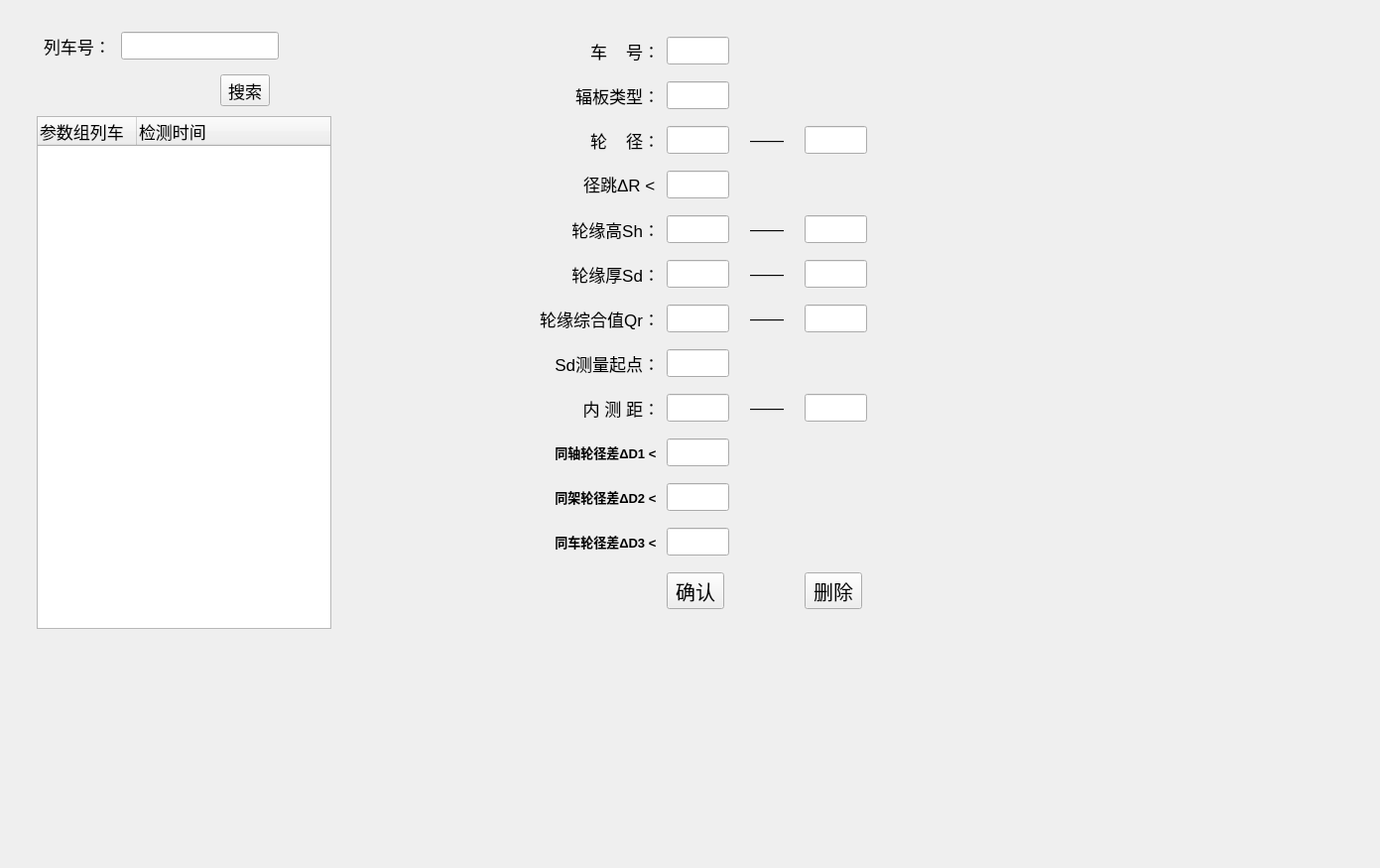
<?xml version="1.0" encoding="UTF-8"?>
<ui version="4.0">
 <class>DlgUserParaStat</class>
 <widget class="QDialog" name="DlgUserParaStat">
  <property name="geometry">
   <rect>
    <x>0</x>
    <y>0</y>
    <width>1391</width>
    <height>875</height>
   </rect>
  </property>
  <property name="windowTitle">
   <string>Dialog</string>
  </property>
  <widget class="QWidget" name="horizontalLayoutWidget">
   <property name="geometry">
    <rect>
     <x>30</x>
     <y>20</y>
     <width>1041</width>
     <height>621</height>
    </rect>
   </property>
   <layout class="QHBoxLayout" name="mainLayout" stretch="3,7">
    <item>
     <layout class="QVBoxLayout" name="verticalLayout">
      <property name="spacing">
       <number>10</number>
      </property>
      <property name="leftMargin">
       <number>7</number>
      </property>
      <property name="topMargin">
       <number>7</number>
      </property>
      <property name="rightMargin">
       <number>7</number>
      </property>
      <property name="bottomMargin">
       <number>7</number>
      </property>
      <item>
       <layout class="QHBoxLayout" name="horizontalLayout">
        <property name="leftMargin">
         <number>7</number>
        </property>
        <property name="topMargin">
         <number>5</number>
        </property>
        <property name="rightMargin">
         <number>7</number>
        </property>
        <property name="bottomMargin">
         <number>5</number>
        </property>
        <item>
         <widget class="QLabel" name="label_6">
          <property name="font">
           <font>
            <pointsize>13</pointsize>
           </font>
          </property>
          <property name="text">
           <string>列车号：</string>
          </property>
         </widget>
        </item>
        <item>
         <widget class="QLineEdit" name="txtSearchTrain">
          <property name="font">
           <font>
            <pointsize>13</pointsize>
           </font>
          </property>
         </widget>
        </item>
        <item>
         <spacer name="horizontalSpacer_4">
          <property name="orientation">
           <enum>Qt::Horizontal</enum>
          </property>
          <property name="sizeHint" stdset="0">
           <size>
            <width>40</width>
            <height>20</height>
           </size>
          </property>
         </spacer>
        </item>
       </layout>
      </item>
      <item>
       <layout class="QHBoxLayout" name="horizontalLayout_2" stretch="3,1,1">
        <item>
         <spacer name="horizontalSpacer">
          <property name="orientation">
           <enum>Qt::Horizontal</enum>
          </property>
          <property name="sizeHint" stdset="0">
           <size>
            <width>40</width>
            <height>20</height>
           </size>
          </property>
         </spacer>
        </item>
        <item>
         <widget class="QToolButton" name="btnSearch">
          <property name="font">
           <font>
            <family>楷体</family>
            <pointsize>13</pointsize>
           </font>
          </property>
          <property name="text">
           <string>搜索</string>
          </property>
          <property name="icon">
           <iconset resource="../images.qrc">
            <normaloff>:/images/search.png</normaloff>:/images/search.png</iconset>
          </property>
          <property name="toolButtonStyle">
           <enum>Qt::ToolButtonTextBesideIcon</enum>
          </property>
         </widget>
        </item>
        <item>
         <spacer name="horizontalSpacer_3">
          <property name="orientation">
           <enum>Qt::Horizontal</enum>
          </property>
          <property name="sizeHint" stdset="0">
           <size>
            <width>40</width>
            <height>20</height>
           </size>
          </property>
         </spacer>
        </item>
       </layout>
      </item>
      <item>
       <widget class="QTreeWidget" name="treeWidget">
        <property name="font">
         <font>
          <family>楷体</family>
          <pointsize>13</pointsize>
         </font>
        </property>
        <column>
         <property name="text">
          <string>参数组列车</string>
         </property>
        </column>
        <column>
         <property name="text">
          <string>检测时间</string>
         </property>
        </column>
       </widget>
      </item>
     </layout>
    </item>
    <item>
     <layout class="QGridLayout" name="gridLayout" rowstretch="1,1,1,1,1,1,1,1,1,1,1,1,3" columnstretch="3,1,1,1,1,3">
      <property name="sizeConstraint">
       <enum>QLayout::SetFixedSize</enum>
      </property>
      <property name="leftMargin">
       <number>10</number>
      </property>
      <property name="topMargin">
       <number>10</number>
      </property>
      <property name="rightMargin">
       <number>10</number>
      </property>
      <property name="bottomMargin">
       <number>15</number>
      </property>
      <property name="horizontalSpacing">
       <number>7</number>
      </property>
      <property name="verticalSpacing">
       <number>10</number>
      </property>
      <item row="4" column="2">
       <widget class="QLineEdit" name="txtShMin">
        <property name="font">
         <font>
          <pointsize>13</pointsize>
         </font>
        </property>
        <property name="focusPolicy">
         <enum>Qt::NoFocus</enum>
        </property>
       </widget>
      </item>
      <item row="9" column="2">
       <widget class="QLineEdit" name="txtD1">
        <property name="font">
         <font>
          <pointsize>13</pointsize>
         </font>
        </property>
        <property name="focusPolicy">
         <enum>Qt::NoFocus</enum>
        </property>
       </widget>
      </item>
      <item row="12" column="2">
       <widget class="QToolButton" name="btnOK">
        <property name="font">
         <font>
          <family>楷体</family>
          <pointsize>15</pointsize>
         </font>
        </property>
        <property name="text">
         <string>确认</string>
        </property>
        <property name="icon">
         <iconset resource="../images.qrc">
          <normaloff>:/images/OK.png</normaloff>:/images/OK.png</iconset>
        </property>
        <property name="toolButtonStyle">
         <enum>Qt::ToolButtonTextBesideIcon</enum>
        </property>
       </widget>
      </item>
      <item row="6" column="2">
       <widget class="QLineEdit" name="txtQrMin">
        <property name="font">
         <font>
          <pointsize>13</pointsize>
         </font>
        </property>
        <property name="focusPolicy">
         <enum>Qt::NoFocus</enum>
        </property>
       </widget>
      </item>
      <item row="1" column="1">
       <widget class="QLabel" name="label_17">
        <property name="font">
         <font>
          <pointsize>13</pointsize>
         </font>
        </property>
        <property name="text">
         <string>辐板类型：</string>
        </property>
        <property name="alignment">
         <set>Qt::AlignRight|Qt::AlignTrailing|Qt::AlignVCenter</set>
        </property>
       </widget>
      </item>
      <item row="8" column="2">
       <widget class="QLineEdit" name="txtInLengthMin">
        <property name="font">
         <font>
          <pointsize>13</pointsize>
         </font>
        </property>
        <property name="focusPolicy">
         <enum>Qt::NoFocus</enum>
        </property>
       </widget>
      </item>
      <item row="10" column="2">
       <widget class="QLineEdit" name="txtD2">
        <property name="font">
         <font>
          <pointsize>13</pointsize>
         </font>
        </property>
        <property name="focusPolicy">
         <enum>Qt::NoFocus</enum>
        </property>
       </widget>
      </item>
      <item row="3" column="2">
       <widget class="QLineEdit" name="txtRJump">
        <property name="font">
         <font>
          <pointsize>13</pointsize>
         </font>
        </property>
        <property name="focusPolicy">
         <enum>Qt::NoFocus</enum>
        </property>
       </widget>
      </item>
      <item row="4" column="4">
       <widget class="QLineEdit" name="txtShMax">
        <property name="font">
         <font>
          <pointsize>13</pointsize>
         </font>
        </property>
        <property name="focusPolicy">
         <enum>Qt::NoFocus</enum>
        </property>
       </widget>
      </item>
      <item row="5" column="4">
       <widget class="QLineEdit" name="txtSdMax">
        <property name="font">
         <font>
          <pointsize>13</pointsize>
         </font>
        </property>
        <property name="focusPolicy">
         <enum>Qt::NoFocus</enum>
        </property>
       </widget>
      </item>
      <item row="8" column="4">
       <widget class="QLineEdit" name="txtInLengthMax">
        <property name="font">
         <font>
          <pointsize>13</pointsize>
         </font>
        </property>
        <property name="focusPolicy">
         <enum>Qt::NoFocus</enum>
        </property>
       </widget>
      </item>
      <item row="6" column="4">
       <widget class="QLineEdit" name="txtQrMax">
        <property name="font">
         <font>
          <pointsize>13</pointsize>
         </font>
        </property>
        <property name="focusPolicy">
         <enum>Qt::NoFocus</enum>
        </property>
       </widget>
      </item>
      <item row="8" column="1">
       <widget class="QLabel" name="label_15">
        <property name="font">
         <font>
          <pointsize>13</pointsize>
         </font>
        </property>
        <property name="text">
         <string>内 测 距：</string>
        </property>
        <property name="alignment">
         <set>Qt::AlignRight|Qt::AlignTrailing|Qt::AlignVCenter</set>
        </property>
       </widget>
      </item>
      <item row="11" column="2">
       <widget class="QLineEdit" name="txtD3">
        <property name="font">
         <font>
          <pointsize>13</pointsize>
         </font>
        </property>
        <property name="focusPolicy">
         <enum>Qt::NoFocus</enum>
        </property>
       </widget>
      </item>
      <item row="0" column="2">
       <widget class="QLineEdit" name="txtTrain">
        <property name="font">
         <font>
          <pointsize>13</pointsize>
         </font>
        </property>
       </widget>
      </item>
      <item row="5" column="1">
       <widget class="QLabel" name="label_18">
        <property name="font">
         <font>
          <pointsize>13</pointsize>
         </font>
        </property>
        <property name="text">
         <string>轮缘厚Sd：</string>
        </property>
        <property name="alignment">
         <set>Qt::AlignRight|Qt::AlignTrailing|Qt::AlignVCenter</set>
        </property>
       </widget>
      </item>
      <item row="2" column="3">
       <widget class="QLabel" name="label_2">
        <property name="font">
         <font>
          <pointsize>13</pointsize>
         </font>
        </property>
        <property name="text">
         <string>——</string>
        </property>
        <property name="alignment">
         <set>Qt::AlignCenter</set>
        </property>
       </widget>
      </item>
      <item row="6" column="3">
       <widget class="QLabel" name="label_4">
        <property name="font">
         <font>
          <pointsize>13</pointsize>
         </font>
        </property>
        <property name="text">
         <string>——</string>
        </property>
        <property name="alignment">
         <set>Qt::AlignCenter</set>
        </property>
       </widget>
      </item>
      <item row="2" column="1">
       <widget class="QLabel" name="label_23">
        <property name="font">
         <font>
          <pointsize>13</pointsize>
         </font>
        </property>
        <property name="text">
         <string>轮    径：</string>
        </property>
        <property name="alignment">
         <set>Qt::AlignRight|Qt::AlignTrailing|Qt::AlignVCenter</set>
        </property>
       </widget>
      </item>
      <item row="5" column="3">
       <widget class="QLabel" name="label_3">
        <property name="font">
         <font>
          <pointsize>13</pointsize>
         </font>
        </property>
        <property name="text">
         <string>——</string>
        </property>
        <property name="alignment">
         <set>Qt::AlignCenter</set>
        </property>
       </widget>
      </item>
      <item row="10" column="1">
       <widget class="QLabel" name="label_21">
        <property name="font">
         <font>
          <pointsize>10</pointsize>
          <weight>75</weight>
          <bold>true</bold>
         </font>
        </property>
        <property name="text">
         <string>同架轮径差ΔD2 &lt; </string>
        </property>
        <property name="alignment">
         <set>Qt::AlignRight|Qt::AlignTrailing|Qt::AlignVCenter</set>
        </property>
       </widget>
      </item>
      <item row="11" column="1">
       <widget class="QLabel" name="label_24">
        <property name="font">
         <font>
          <pointsize>10</pointsize>
          <weight>75</weight>
          <bold>true</bold>
         </font>
        </property>
        <property name="text">
         <string>同车轮径差ΔD3 &lt; </string>
        </property>
        <property name="alignment">
         <set>Qt::AlignRight|Qt::AlignTrailing|Qt::AlignVCenter</set>
        </property>
       </widget>
      </item>
      <item row="4" column="1">
       <widget class="QLabel" name="label_22">
        <property name="font">
         <font>
          <pointsize>13</pointsize>
         </font>
        </property>
        <property name="text">
         <string>轮缘高Sh：</string>
        </property>
        <property name="alignment">
         <set>Qt::AlignRight|Qt::AlignTrailing|Qt::AlignVCenter</set>
        </property>
       </widget>
      </item>
      <item row="5" column="2">
       <widget class="QLineEdit" name="txtSdMin">
        <property name="font">
         <font>
          <pointsize>13</pointsize>
         </font>
        </property>
        <property name="focusPolicy">
         <enum>Qt::NoFocus</enum>
        </property>
       </widget>
      </item>
      <item row="0" column="1">
       <widget class="QLabel" name="label_16">
        <property name="font">
         <font>
          <pointsize>13</pointsize>
         </font>
        </property>
        <property name="text">
         <string>车    号：</string>
        </property>
        <property name="alignment">
         <set>Qt::AlignRight|Qt::AlignTrailing|Qt::AlignVCenter</set>
        </property>
       </widget>
      </item>
      <item row="4" column="3">
       <widget class="QLabel" name="label">
        <property name="font">
         <font>
          <pointsize>13</pointsize>
         </font>
        </property>
        <property name="text">
         <string>——</string>
        </property>
        <property name="alignment">
         <set>Qt::AlignCenter</set>
        </property>
       </widget>
      </item>
      <item row="9" column="1">
       <widget class="QLabel" name="label_13">
        <property name="font">
         <font>
          <pointsize>10</pointsize>
          <weight>75</weight>
          <bold>true</bold>
         </font>
        </property>
        <property name="text">
         <string>同轴轮径差ΔD1 &lt; </string>
        </property>
        <property name="alignment">
         <set>Qt::AlignRight|Qt::AlignTrailing|Qt::AlignVCenter</set>
        </property>
       </widget>
      </item>
      <item row="7" column="1">
       <widget class="QLabel" name="label_19">
        <property name="font">
         <font>
          <pointsize>13</pointsize>
         </font>
        </property>
        <property name="text">
         <string>Sd测量起点：</string>
        </property>
        <property name="alignment">
         <set>Qt::AlignRight|Qt::AlignTrailing|Qt::AlignVCenter</set>
        </property>
       </widget>
      </item>
      <item row="3" column="1">
       <widget class="QLabel" name="label_14">
        <property name="font">
         <font>
          <pointsize>13</pointsize>
         </font>
        </property>
        <property name="text">
         <string>径跳ΔR &lt; </string>
        </property>
        <property name="alignment">
         <set>Qt::AlignRight|Qt::AlignTrailing|Qt::AlignVCenter</set>
        </property>
       </widget>
      </item>
      <item row="6" column="1">
       <widget class="QLabel" name="label_20">
        <property name="font">
         <font>
          <pointsize>13</pointsize>
         </font>
        </property>
        <property name="text">
         <string>轮缘综合值Qr：</string>
        </property>
        <property name="alignment">
         <set>Qt::AlignRight|Qt::AlignTrailing|Qt::AlignVCenter</set>
        </property>
       </widget>
      </item>
      <item row="2" column="4">
       <widget class="QLineEdit" name="txtDMax">
        <property name="font">
         <font>
          <pointsize>13</pointsize>
         </font>
        </property>
        <property name="focusPolicy">
         <enum>Qt::NoFocus</enum>
        </property>
       </widget>
      </item>
      <item row="7" column="2">
       <widget class="QLineEdit" name="cbxSdStart">
        <property name="font">
         <font>
          <pointsize>13</pointsize>
         </font>
        </property>
        <property name="focusPolicy">
         <enum>Qt::NoFocus</enum>
        </property>
       </widget>
      </item>
      <item row="1" column="2">
       <widget class="QLineEdit" name="cbxRadials">
        <property name="font">
         <font>
          <pointsize>13</pointsize>
         </font>
        </property>
       </widget>
      </item>
      <item row="12" column="4">
       <widget class="QToolButton" name="btnCancel">
        <property name="font">
         <font>
          <family>楷体</family>
          <pointsize>15</pointsize>
         </font>
        </property>
        <property name="text">
         <string>删除</string>
        </property>
        <property name="icon">
         <iconset resource="../images.qrc">
          <normaloff>:/images/delete.png</normaloff>:/images/delete.png</iconset>
        </property>
        <property name="iconSize">
         <size>
          <width>20</width>
          <height>20</height>
         </size>
        </property>
        <property name="toolButtonStyle">
         <enum>Qt::ToolButtonTextBesideIcon</enum>
        </property>
       </widget>
      </item>
      <item row="2" column="2">
       <widget class="QLineEdit" name="txtDMin">
        <property name="font">
         <font>
          <pointsize>13</pointsize>
         </font>
        </property>
        <property name="focusPolicy">
         <enum>Qt::NoFocus</enum>
        </property>
       </widget>
      </item>
      <item row="6" column="5">
       <spacer name="horizontalSpacer_2">
        <property name="orientation">
         <enum>Qt::Horizontal</enum>
        </property>
        <property name="sizeHint" stdset="0">
         <size>
          <width>40</width>
          <height>20</height>
         </size>
        </property>
       </spacer>
      </item>
      <item row="8" column="3">
       <widget class="QLabel" name="label_5">
        <property name="font">
         <font>
          <pointsize>13</pointsize>
         </font>
        </property>
        <property name="text">
         <string>——</string>
        </property>
        <property name="alignment">
         <set>Qt::AlignCenter</set>
        </property>
       </widget>
      </item>
      <item row="6" column="0">
       <spacer name="horizontalSpacer_5">
        <property name="orientation">
         <enum>Qt::Horizontal</enum>
        </property>
        <property name="sizeHint" stdset="0">
         <size>
          <width>40</width>
          <height>20</height>
         </size>
        </property>
       </spacer>
      </item>
     </layout>
    </item>
   </layout>
  </widget>
 </widget>
 <resources>
  <include location="../images.qrc"/>
 </resources>
 <connections/>
</ui>
